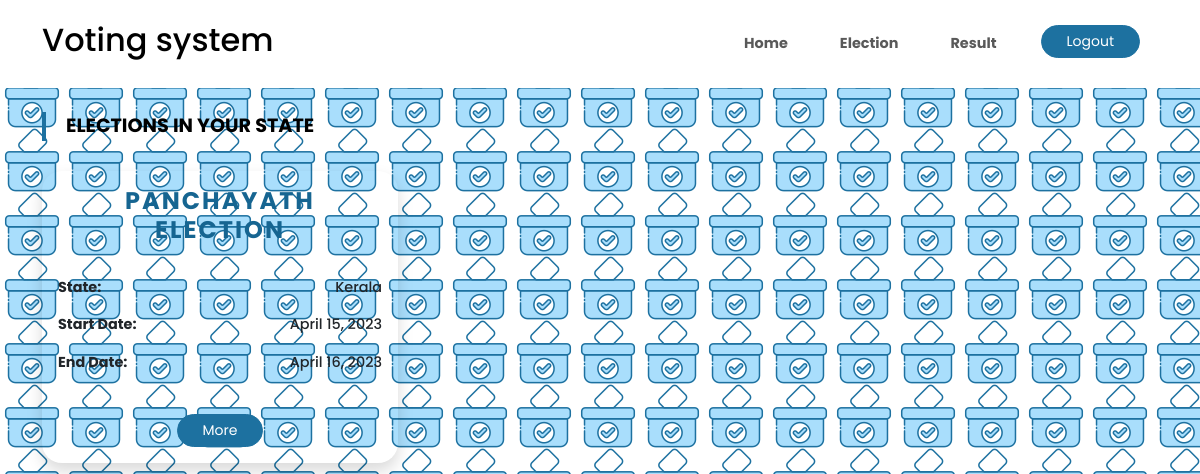
Screenshot of /elections/ (signed in) with the database file from the repository.
### core/models.py (models this page shows, shortened)
class Election(models.Model):
    election_uid = models.CharField(max_length=36, default=uuid.uuid4)
    election_state = models.CharField(max_length=100, verbose_name="Election State", choices=stateList)
    election_name = models.CharField(max_length=150, verbose_name="Election Name")
    start_date = models.DateField(verbose_name="Start Date")
    end_date = models.DateField(verbose_name="End Date")
    is_active = models.BooleanField(default=True)

### core/views.py (the view)
# urls.py: path("elections/", views.current_election, name="elections"),
@login_required(login_url='login')
def current_election(request):
    elect_data = Election.objects.filter(election_state=request.user.state, is_active=True)
    return render(request, "core/current_election.html", {"elect_data":elect_data})

### core/templates/core/current_election.html
{% extends "base.html" %} {% block title %}Current Elections{% endblock %}
{% block content %}
<section>
    <div class="section-header">
        Elections in Your State
    </div>
    <div class="row row-cols-1 row-cols-md-3 g-4">
        {% for elect_info in elect_data %}
        <div class="col-xl-4 col-md-6 mb-4">
            <div class="card shadow election-card">
                <div class="card-body">
                    <div class="text-center pb-4">
                        <h4 class="elect-title">{{ elect_info.election_name }}</h4>
                    </div>
                    <div class="pb-4">
                        <div class="d-flex justify-content-between mb-3">
                            <span class="fw-bold">State:</span>
                            <span>{{ elect_info.election_state }}</span>
                        </div>
                        <div class="d-flex justify-content-between mb-3">
                            <span class="fw-bold">Start Date:</span>
                            <span>{{ elect_info.start_date }}</span>
                        </div>
                        <div class="d-flex justify-content-between mb-3">
                            <span class="fw-bold">End Date:</span>
                            <span>{{ elect_info.end_date }}</span>
                        </div>
                    </div>
                    <div class="text-center">
                        {% if elect_info.is_active == True %}
                        <a href="{% url 'election' election_idd=elect_info.election_uid %}"><button type="button"
                                class="btn btn-sm btn-primary">More</button></a>
                        {% else %}
                        <a href="/"><button type="button" class="btn btn-outline-dark btn-sm">Election Over</button></a>
                        {% endif %}
                    </div>
                </div>
            </div>
        </div>
        {% endfor %}
    </div>
</section>
{% endblock %}

### static/css/style.css (style rules this page uses)
:root { --main-color: #1D71A0; --main-color-hover: #166591; --body-color: #fff; --text-color: #000; --space-top: 30px; }
* { margin: 0; padding: 0; box-sizing: border-box; }
body { font-family: 'Poppins', sans-serif; background-color: var(--body-color); color: var(--text-color); font-size: 0.9rem; font-weight: 500; }
a { text-decoration: none; }
.section-header { margin-bottom: 30px; padding-left: 20px; text-transform: uppercase; font-size: 1.2rem; font-weight: 700; border-left: 4px solid var(--main-color); display: flex; align-items: center; }
.btn { border-radius: 30px; padding: 5px 25px; }
.btn-primary { background: var(--main-color); border-color: var(--main-color); color: #fff; }
.card { background: none; border: none; border-radius: 20px; -moz-border-radius: 20px; -webkit-border-radius: 20px; -o-border-radius: 20px; -ms-border-radius: 20px; }
.elect-title { letter-spacing: 2px; color: var(--main-color-hover); font-weight: 700; text-transform: uppercase; }

### templates/base.html (style rules this page uses)
body { background-image: url("img/vote-64.png"); }

### rows the page displays
Election: election_name "PANCHAYATH ELECTION", election_state "Kerala", start_date "April 15, 2023", end_date "April 16, 2023", is_active "More"
